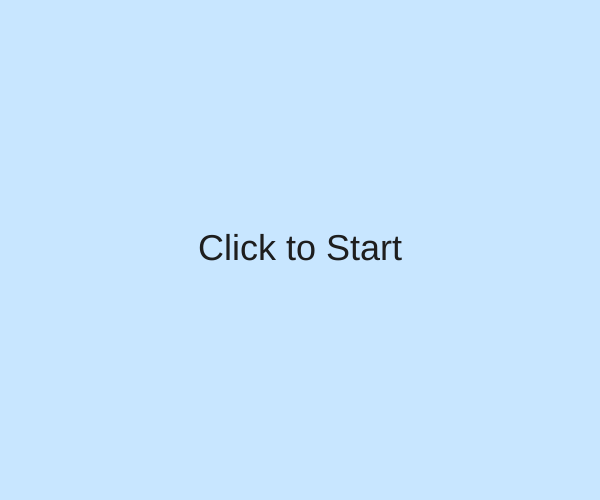
Frame 1 (no input)
Frame 60 (no input): identical to frame 1, image omitted
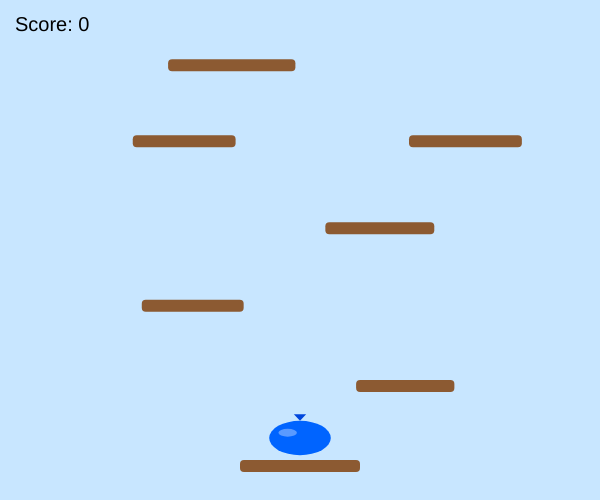
Frame 120 (the mouse pressed at the canvas centre since frame 60)

The p5.js sketch that drew these frames (run headless with seeded random() and noise() and a simulated clock; from frame 60 on, the mouse is pressed at the canvas centre):

// p5.js sketch
// ── sketch.js
// =======================================

// WATER BALLOON INFINITE CLIMBER

// +5 UP, -5 DOWN

// SPIKES AFTER 50 SCORE (SAFE SPACING)

// DOUBLE JUMP EVERY 10 POINTS

// POP + WATER BURST ON SPIKE ONLY

// =======================================


let lastPlatformY = null;

let lastPlatformId = null;

let lastSpikeY = -Infinity;


let ball;

let gravity = 0.8;

let moveAccel = 0.6;

let maxSpeed = 6;

let friction = 0.9;

let jumpStrength = -16;

let bounceDamp = -0.25;


let onGround = false;


let youCanDoubleJump = false;

let lastDoubleJumpScore = 0;


let scaleX = 1;

let scaleY = 1;

let targetScaleX = 1;

let targetScaleY = 1;


let platforms = [];

let highestPlatformY = 0;

let camY = 0;

let score = 0;


let gameStarted = false;


// Pop system

let isPopping = false;

let popTimer = 0;

let popDuration = 30;


// Water particles

let waterParticles = [];


// ======================

// SETUP

// ======================


function setup() {

  createCanvas(600, 500);

  resetGame();

}


function draw() {

  background(200, 230, 255);


  if (!gameStarted) {

    textAlign(CENTER, CENTER);

    textSize(36);

    fill(30);

    text("Click to Start", width / 2, height / 2);

    return;

  }


  updateBall();

  updateCamera();

  generatePlatforms();

  cleanPlatforms();


  push();

  translate(0, -camY);


  drawPlatforms();

  drawBalloon();

  updateWaterParticles();


  pop();


  drawUI();

}


// ======================

// BALL LOGIC

// ======================


function updateBall() {


  // Stop physics during pop

  if (isPopping) {

    popTimer++;


    if (popTimer >= popDuration) {

      gameStarted = false;

      resetGame();

    }

    return;

  }


  let prevY = ball.y;


  // Horizontal

  if (keyIsDown(LEFT_ARROW)) ball.vx -= moveAccel;

  if (keyIsDown(RIGHT_ARROW)) ball.vx += moveAccel;


  ball.vx *= friction;

  ball.vx = constrain(ball.vx, -maxSpeed, maxSpeed);

  ball.x += ball.vx;

  ball.x = constrain(ball.x, ball.r, width - ball.r);


  // Gravity

  ball.vy += gravity;

  ball.y += ball.vy;


  onGround = false;


  // PLATFORM COLLISION

  for (let p of platforms) {

    if (

      ball.vy >= 0 &&

      prevY + ball.r <= p.y &&

      ball.y + ball.r >= p.y &&

      ball.x + ball.r > p.x &&

      ball.x - ball.r < p.x + p.w

    ) {

      ball.y = p.y - ball.r;

      ball.vy *= bounceDamp;


      targetScaleY = 0.6;

      targetScaleX = 1.4;


      onGround = true;


      if (lastPlatformId !== null && p.id !== lastPlatformId) {


        if (p.y < lastPlatformY) {

          score += 5;

        } else {

          score -= 5;

          if (score < 0) score = 0;

        }


        while (score >= lastDoubleJumpScore + 10) {

          youCanDoubleJump = true;

          lastDoubleJumpScore += 10;

        }

      }


      lastPlatformY = p.y;

      lastPlatformId = p.id;


      break;

    }

  }


  // SPIKE COLLISION

  for (let p of platforms) {

    if (p.hasSpike && p.spikeX !== null) {

      let spikeTop = p.y - 10;


      if (

        ball.x + ball.r > p.spikeX &&

        ball.x - ball.r < p.spikeX + 10 &&

        ball.y + ball.r > spikeTop &&

        ball.y - ball.r < p.y

      ) {

        isPopping = true;

        popTimer = 0;

        ball.vx = 0;

        ball.vy = 0;

        createWaterBurst();

      }

    }

  }


  // Restore squish

  if (!onGround) {

    targetScaleX = 1;

    targetScaleY = 1;

  }


  scaleX = lerp(scaleX, targetScaleX, 0.2);

  scaleY = lerp(scaleY, targetScaleY, 0.2);


  // Fall death (no pop animation)

  if (ball.y - camY > height + 120) {

    gameStarted = false;

    resetGame();

  }

}


function updateCamera() {

  let threshold = height * 0.35;

  if (ball.y - camY < threshold) {

    camY = ball.y - threshold;

  }

}


function drawUI() {

  fill(0);

  textSize(20);

  textAlign(LEFT, TOP);

  text("Score: " + score, 15, 15);


  if (youCanDoubleJump) {

    fill(0, 150, 255);

    text("Double Jump Ready!", 15, 40);

  }

}


// ======================

// PLATFORM SYSTEM

// ======================


function generateInitialPlatforms() {

  let y = height - 40;


  let w = 120;

  let x = width / 2 - w / 2;


  platforms.push({

    x: x,

    y: y,

    w: w,

    h: 12,

    id: platforms.length,

    hasSpike: false,

    spikeX: null

  });


  y -= 80;


  for (let i = 0; i < 6; i++) {

    createPlatformLayer(y);

    y -= random(75, 90);

  }


  highestPlatformY = y;

}


function generatePlatforms() {

  while (highestPlatformY > camY - 200) {

    createPlatformLayer(highestPlatformY);

    highestPlatformY -= random(75, 90);

  }

}


function createPlatformLayer(y) {

  let platformCount = random() < 0.25 ? 2 : 1;


  function makePlatform(x, w) {

    let platform = {

      x: x,

      y: y,

      w: w,

      h: 12,

      id: platforms.length,

      hasSpike: false,

      spikeX: null

    };


    if (

      score >= 50 &&

      random() < 0.3 &&

      (lastSpikeY - y >= 70 || lastSpikeY === -Infinity)

    ) {

      platform.hasSpike = true;

      platform.spikeX = random(platform.x + 10, platform.x + platform.w - 20);

      lastSpikeY = y;

    }


    platforms.push(platform);

  }


  if (platformCount === 1) {

    let w = random(90, 130);

    let x = random(40, width - w - 40);

    makePlatform(x, w);

  } else {

    let w1 = random(90, 120);

    let w2 = random(90, 120);


    let x1 = random(40, width / 2 - w1 - 20);

    let x2 = random(width / 2 + 20, width - w2 - 40);


    makePlatform(x1, w1);

    makePlatform(x2, w2);

  }

}


function cleanPlatforms() {

  platforms = platforms.filter(p => p.y < camY + height + 100);

}


function drawPlatforms() {

  noStroke();


  for (let p of platforms) {

    fill(140, 90, 50);

    rect(p.x, p.y, p.w, p.h, 4);


    if (p.hasSpike && p.spikeX !== null) {

      fill(255, 0, 0);

      triangle(

        p.spikeX,

        p.y,

        p.spikeX + 10,

        p.y,

        p.spikeX + 5,

        p.y - 10

      );

    }

  }

}


// ======================

// BALLOON

// ======================


function drawBalloon() {

  push();

  translate(ball.x, ball.y);

  noStroke();


  let popScale = 1;

  let alpha = 255;


  if (isPopping) {

    let t = popTimer / popDuration;


    if (t < 0.5) {

      popScale = 1 + t * 2;      // expand

    } else {

      popScale = 2 - t * 2;      // shrink

      alpha = 255 * (1 - t);     // fade

    }

  }


  push();

  scale(scaleX * popScale, scaleY * popScale);


  // Balloon body

  fill(0, 100, 255, alpha);

  ellipse(0, 0, ball.r * 2, ball.r * 2.6);


  // Shine

  fill(255, 255, 255, 90 * (alpha / 255));

  ellipse(-ball.r * 0.4, -ball.r * 0.4, ball.r * 0.6);


  // 🎀 TIE (RESTORED)

  fill(0, 70, 220, alpha);

  let balloonTop = -ball.r * 1.3;

  let tieHeight = ball.r * 0.5;

  let tieWidth = ball.r * 0.4;


  triangle(

    -tieWidth / 2,

    balloonTop - tieHeight,

    tieWidth / 2,

    balloonTop - tieHeight,

    0,

    balloonTop

  );


  pop();


  pop();

}


// ======================

// WATER PARTICLES

// ======================


function createWaterBurst() {

  for (let i = 0; i < 25; i++) {

    waterParticles.push({

      x: ball.x,

      y: ball.y,

      vx: random(-4, 4),

      vy: random(-6, -1),

      size: random(4, 8),

      alpha: 255

    });

  }

}


function updateWaterParticles() {

  for (let i = waterParticles.length - 1; i >= 0; i--) {

    let w = waterParticles[i];


    w.vy += 0.3;

    w.x += w.vx;

    w.y += w.vy;

    w.alpha -= 8;


    fill(0, 150, 255, w.alpha);

    noStroke();

    ellipse(w.x, w.y, w.size);


    if (w.alpha <= 0) {

      waterParticles.splice(i, 1);

    }

  }

}


// ======================

// INPUT

// ======================


function keyPressed() {

  if (keyCode === UP_ARROW && onGround) {


    ball.vy = jumpStrength;

    onGround = false;

    targetScaleY = 1.4;

    targetScaleX = 0.6;


  } else if (keyCode === UP_ARROW && youCanDoubleJump) {


    ball.vy = jumpStrength;

    onGround = false;

    targetScaleY = 1.4;

    targetScaleX = 0.6;


    youCanDoubleJump = false;

  }

}


function mousePressed() {

  if (!gameStarted) gameStarted = true;

}


// ======================

// RESET

// ======================


function resetGame() {

  camY = 0;

  platforms = [];

  score = 0;


  lastPlatformY = null;

  lastPlatformId = null;

  lastSpikeY = -Infinity;


  youCanDoubleJump = false;

  lastDoubleJumpScore = 0;


  isPopping = false;

  popTimer = 0;

  waterParticles = [];


  generateInitialPlatforms();


  let spawnPlatform = platforms[0];


  ball = {

    x: spawnPlatform.x + spawnPlatform.w / 2,

    y: spawnPlatform.y - 22,

    r: 22,

    vx: 0,

    vy: 0

  };

}
